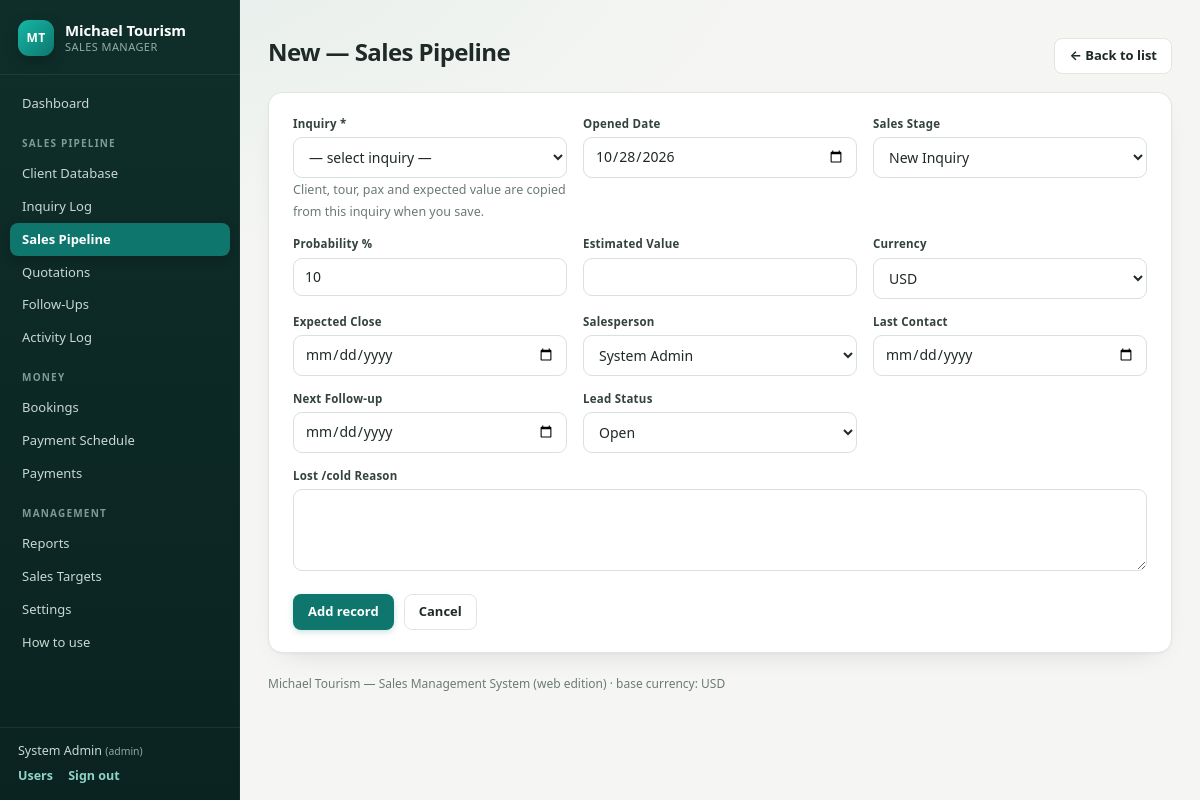
The app's page /index.php?page=pipeline&action=form (signed in) with its own data.
### tables this page shows
CREATE TABLE IF NOT EXISTS `users` (
  `id`            INT AUTO_INCREMENT PRIMARY KEY,
  `name`          VARCHAR(100) NOT NULL,
  `email`         VARCHAR(150) NOT NULL UNIQUE,
  `salt`          VARCHAR(64)  NOT NULL,
  `password_hash` VARCHAR(64)  NOT NULL,
  `role`          ENUM('admin','manager','sales') NOT NULL DEFAULT 'sales',
  `active`        TINYINT(1) NOT NULL DEFAULT 1,
  `created_at`    TIMESTAMP NOT NULL DEFAULT CURRENT_TIMESTAMP
);

### app/controllers/crud.php (called while the page is built, shortened)
<?php
function crud_options(string $type): array
{
    static $cache = [];
    $opts = [];
    if (strpos($type, 'list:') === 0) {
        $list = substr($type, 5);
        foreach (DB::all('SELECT value FROM list_items WHERE list_name = ? ORDER BY sort, value', [$list]) as $r) {
            $opts[] = $r['value'];
        }
    } elseif ($type === 'users') {
        foreach (DB::all('SELECT id, name FROM users WHERE active = 1 ORDER BY name') as $r) {
            $opts[$r['id']] = $r['name'];
        }
    } elseif (strpos($type, 'ref:') === 0) {
        switch (substr($type, 4)) {
            case 'inquiries':
                $opts = [null => '— select inquiry —'];
                foreach (DB::all("SELECT i.id, CONCAT('INQ-',LPAD(i.id,3,'0'),' — ',IFNULL(c.name,'(new client)'),' — ',i.tour) AS label
                                 FROM inquiries i LEFT JOIN clients c ON c.id=i.client_id ORDER BY i.id DESC") as $r)
                    $opts[$r['id']] = $r['label'];
                break;
        }
    } elseif ($type === 'currency') {
        foreach (DB::all('SELECT currency FROM fx_rates ORDER BY currency') as $r)
            $opts[$r['currency']] = $r['currency'];
        $base = base_currency();
        if (isset($opts[$base])) {
            $opts = [$base => $base] + $opts;
        }
    }
    return $cache[$type] = $opts;
}
function crud_form(string $module, int $id = 0): void
{
    $m = module_config($module);
    $row = null;
    view('crud_form', ['m' => $m, 'module' => $module, 'row' => $row, 'id' => $id]);
}

### app/Env.php (called while the page is built, shortened)
<?php
final class Env
{
    private static $values = [];
    public static function get(string $key, string $default = ''): string
    {
        $env = getenv($key);
        if ($env !== false && $env !== '') return $env;
        return self::$values[$key] ?? $default;
    }
}

### app/helpers.php (called while the page is built, shortened)
<?php
function e(?string $s): string
{
    return htmlspecialchars((string)$s, ENT_QUOTES, 'UTF-8');
}
function base_currency(): string
{
    return strtoupper(Env::get('BASE_CURRENCY', 'USD'));
}

### app/modules.php (called while the page is built, shortened)
<?php
function module_config(string $key): ?array
{
    static $modules = null;
    if ($modules === null) $modules = build_modules();
    return $modules[$key] ?? null;
}
function build_modules(): array
{
    $M = [];
    $M['payments'] = [
        'table'   => 'payments',
        'title'   => 'Payments',
        'prefix'  => 'PAY',
        'ordered' => 't.payment_date DESC, t.id DESC',
        'select'  => "
            SELECT t.*,
              CONCAT('PAY-',LPAD(t.id,3,'0'))                                     AS code,
              IF(t.booking_id IS NULL,'',CONCAT('BK-',LPAD(t.booking_id,3,'0')))  AS bk_code,
              c.name                                                              AS client_name,
              u.name                                                              AS sp_name,
              ROUND(COALESCE(t.amount,0) * COALESCE(fx.rate_to_base,1), 2)         AS base_amount
            FROM payments t
            LEFT JOIN bookings b ON b.id  = t.booking_id
            LEFT JOIN clients  c ON c.id  = b.client_id
            LEFT JOIN users    u ON u.id  = t.received_by
            LEFT JOIN fx_rates fx ON fx.currency = t.currency",
        'defaults' => [
            'payment_date' => 'today',
            'payment_type' => 'Deposit',
            'method'       => 'Bank Transfer',
        ],
        'cols' => [
            ['code', 'ID', 'code'],
            ['bk_code', 'Booking', 'code'],
            ['client_name', 'Client', 'text'],
            ['payment_date', 'Date', 'date'],
            ['invoice_ref', 'Invoice Ref', 'text'],
            ['payment_type', 'Type', 'text'],
            ['amount', 'Amount', 'money'],
            ['currency', 'Cur', 'text'],
            ['base_amount', 'Base Amount', 'money'],
            ['method', 'Method', 'text'],
            ['sp_name', 'Received By', 'text'],
            ['notes', 'Notes', 'text'],
        ],
        'fields' => [
            ['booking_id',   'Booking',     'ref:bookings', 'req'],
            ['payment_date', 'Payment Date', 'date',        'req'],
            ['invoice_ref',  'Invoice Ref', 'text'],
            ['payment_type', 'Payment Type', 'list:payment_type'],
            ['amount',       'Amount',      'money',        'req'],
            ['currency',     'Currency',    'currency'],
            ['method',       'Method',      'list:payment_method'],
            ['received_by',  'Received By', 'users'],
            ['notes',        'Notes',       'textarea'],
        ],
    ];
    $M['activities'] = [
        'table'   => 'activities',
        'title'   => 'Activity Log',
        'prefix'  => 'ACT',
        'ordered' => 't.activity_date DESC, t.id DESC',
        'select'  => "
            SELECT t.*,
              CONCAT('ACT-',LPAD(t.id,3,'0'))                                     AS code,
              CONCAT('INQ-',LPAD(t.inquiry_id,3,'0'))                             AS inq_code,
              c.name                                                              AS client_name,
              u.name                                                              AS sp_name
            FROM activities t
            LEFT JOIN inquiries i ON i.id = t.inquiry_id
            LEFT JOIN clients   c ON c.id = i.client_id
            LEFT JOIN users     u ON u.id = t.salesperson",
        'defaults' => [
            'activity_date' => 'today',
            'activity_type' => 'Call',
        ],
        'cols' => [
            ['code', 'ID', 'code'],
            ['activity_date', 'Date', 'date'],
            ['inq_code', 'Inquiry', 'code'],
            ['client_name', 'Client', 'text'],
            ['activity_type', 'Type', 'text'],
            ['summary', 'Summary', 'text'],
            ['next_action', 'Next Action', 'text'],
            ['next_action_date', 'Next Action Date', 'date'],
            ['sp_name', 'Salesperson', 'text'],
            ['duration_min', 'Min', 'int'],
        ],
        'fields' => [
            ['activity_date',    'Activity Date', 'date',          'req'],
            ['inquiry_id',       'Inquiry',       'ref:inquiries', 'req'],
            ['activity_type',    'Activity Type', 'list:activity_type'],
            ['summary',          'Summary',       'text',          'req'],
            ['next_action',      'Next Action',   'text'],
            ['next_action_date', 'Next Action Date', 'date'],
            ['salesperson',      'Salesperson',   'users'],
            ['duration_min',     'Duration (min)', 'int'],
        ],
    ];
    return $M;
}

### app/DB.php (called while the page is built, shortened)
<?php
final class DB
{
    private static $pdo = null;
    public static function pdo(): PDO
    {
        if (self::$pdo instanceof PDO) return self::$pdo;
        $dsn_host = Env::get('DB_HOST', '127.0.0.1');
        $dsn_port = Env::int('DB_PORT', 3306);
        $name     = Env::get('DB_NAME', '');
        $user     = Env::get('DB_USER', 'root');
        $pass     = Env::get('DB_PASS', '');
        $charset  = Env::get('DB_CHARSET', 'utf8mb4');
        $dsn = "mysql:host={$dsn_host};port={$dsn_port};dbname={$name};charset={$charset}";
        try {
            self::$pdo = new PDO($dsn, $user, $pass, [
                PDO::ATTR_ERRMODE            => PDO::ERRMODE_EXCEPTION,
                PDO::ATTR_DEFAULT_FETCH_MODE => PDO::FETCH_ASSOC,
                PDO::ATTR_EMULATE_PREPARES   => false,
            ]);
        } catch (PDOException $e) {
            http_response_code(500);
            error_log('DB connect failed: ' . $e->getMessage());
            exit('Database connection failed - check the credentials in .envWebVersion');
        }
        return self::$pdo;
    }
    public static function all(string $sql, array $params = []): array
    {
        $st = self::pdo()->prepare($sql);
        $st->execute($params);
        return $st->fetchAll();
    }
    public static function one(string $sql, array $params = []): ?array
    {
        $st = self::pdo()->prepare($sql);
        $st->execute($params);
        $row = $st->fetch();
        return $row === false ? null : $row;
    }
}

### app/Auth.php (called while the page is built, shortened)
<?php
final class Auth
{
    public static function user(): ?array
    {
        return DB::one('SELECT * FROM users WHERE id = ? AND active = 1', [$_SESSION['user_id']]);
    }
}

### app/views/crud_form.php (the view, shortened to what this page needs)
<div class="topbar">
  <h1><?= $id ? 'Edit' : 'New' ?> — <?= e($m['title']) ?><?= $id ? ' (' . code_of($m['prefix'], $id) . ')' : '' ?></h1>
  <a class="btn ghost" href="index.php?page=<?= e($module) ?>">← Back to list</a>
</div>
<div class="card form">
  <form method="post" action="index.php?page=<?= e($module) ?>&action=save">
    <div class="fgrid">
      <?php foreach ($m['fields'] as $f):
            [$name, $label, $type] = $f;
            $req = ($f[3] ?? '') === 'req';
            $val = $row[$name] ?? '';
            if ($val === null || $val === '') {
                $def = $m['defaults'][$name] ?? '';
                if ($def === 'today')             $val = date('Y-m-d');
                elseif ($def === '+3 days')       $val = date('Y-m-d', strtotime('+3 days'));
                elseif ($def === '+7 days')       $val = date('Y-m-d', strtotime('+7 days'));
                elseif ($def === 'current_month') $val = (int)date('n');
                elseif ($def === 'current_year')  $val = (int)date('Y');
                elseif ($def !== '')              $val = $def;
            }
            if ($type === 'users' && ($val === null || $val === '')) $val = $user['id'] ?? '';
            if ($type === 'currency' && ($val === null || $val === '')) $val = base_currency();
            $reqAttr = $req ? ' required' : '';
      ?>
        <div class="field <?= $type === 'textarea' ? 'span2' : '' ?>">
          <label><?= e($label) ?><?= $req ? ' *' : '' ?></label>
          <?php if ($type === 'text'): ?>
            <input type="text" name="<?= e($name) ?>" value="<?= e((string)$val) ?>"<?= $reqAttr ?>>
            <?php if ($name === 'new_client_name'): ?><small class="hint">Leave blank if the client is already in the list above.</small><?php endif; ?>
          <?php elseif ($type === 'email'): ?>
            <input type="email" name="<?= e($name) ?>" value="<?= e((string)$val) ?>"<?= $reqAttr ?>>
          <?php elseif ($type === 'date'): ?>
            <input type="date" name="<?= e($name) ?>" value="<?= e((string)$val) ?>"<?= $reqAttr ?>>
          <?php elseif ($type === 'int'): ?>
            <input type="number" step="1" name="<?= e($name) ?>" value="<?= $val === null ? '' : e((string)$val) ?>"<?= $reqAttr ?>>
          <?php elseif ($type === 'money'): ?>
            <input type="number" step="0.01" name="<?= e($name) ?>" value="<?= $val === null ? '' : e((string)$val) ?>"<?= $reqAttr ?>>
          <?php elseif ($type === 'textarea'): ?>
            <textarea name="<?= e($name) ?>" rows="3"<?= $reqAttr ?>><?= e((string)$val) ?></textarea>
          <?php elseif ($type === 'currency'): ?>
            <select name="<?= e($name) ?>"<?= $reqAttr ?>>
              <?php foreach (crud_options('currency') as $c): ?>
                <option value="<?= e($c) ?>" <?= (string)$val === $c ? 'selected' : '' ?>><?= e($c) ?></option>
              <?php endforeach; ?>
            </select>
          <?php elseif (strpos($type, 'list:') === 0): ?>
            <select name="<?= e($name) ?>"<?= $reqAttr ?>>
              <?php foreach (crud_options($type) as $o): ?>
                <option value="<?= e($o) ?>" <?= (string)$val === $o ? 'selected' : '' ?>><?= e($o) ?></option>
              <?php endforeach; ?>
            </select>
          <?php elseif ($type === 'users'): ?>
            <select name="<?= e($name) ?>"<?= $reqAttr ?>>
              <?php foreach (crud_options('users') as $uid => $uname): ?>
                <option value="<?= (int)$uid ?>" <?= (string)$val === (string)$uid ? 'selected' : '' ?>><?= e($uname) ?></option>
              <?php endforeach; ?>
            </select>
          <?php elseif (strpos($type, 'ref:') === 0): ?>
            <?php
              $ropts = crud_options($type);
              $inqOwners = [];
              if ($type === 'ref:inquiries') {
                  foreach (DB::all('SELECT id, assigned_to FROM inquiries') as $ir)
                      $inqOwners[(int)$ir['id']] = (int)$ir['assigned_to'];
              }
            ?>
            <select name="<?= e($name) ?>"<?= $reqAttr ?>>
              <?php foreach ($ropts as $rid => $rlabel): ?>
                <option value="<?= $rid === null ? '' : (int)$rid ?>"<?= $type === 'ref:inquiries' && isset($inqOwners[(int)$rid]) ? ' data-owner="' . $inqOwners[(int)$rid] . '"' : '' ?> <?= (string)$val === (string)$rid ? 'selected' : '' ?>><?= e($rlabel) ?></option>
              <?php endforeach; ?>
            </select>
            <?php if ($type === 'ref:inquiries'): ?>
              <small class="hint">Client, tour, pax and expected value are copied from this inquiry when you save.</small>
            <?php endif; ?>
          <?php endif; ?>
        </div>
      <?php endforeach; ?>
    </div>
    <div class="formfoot">
      <button class="btn primary" type="submit"><?= $id ? 'Save changes' : 'Add record' ?></button>
      <a class="btn ghost" href="index.php?page=<?= e($module) ?>">Cancel</a>
    </div>
  </form>
</div>

### app/views/layout.php (shortened to what this page needs)
?><!DOCTYPE html>
<html lang="en">
<head>
<link rel="stylesheet" href="assets/style.css">
</head>
<body class="<?= !empty($bare) ? 'bare' : '' ?>">
<?php if (!empty($bare)): ?>
  <?= $content ?>
<?php else: ?>
<div class="shell">
  <aside class="side">
    <div class="brand">
      <span class="mark">MT</span>
      <div class="brandtext"><b>Michael Tourism</b><span>Sales Manager</span></div>
    </div>
    <nav>
      <a href="index.php?page=dashboard" <?= ($page ?? '') === 'dashboard' ? 'class="on"' : '' ?>>Dashboard</a>
      <?php
        $groups = [
          'Sales Pipeline' => [
            ['clients',      'Client Database'],
            ['inquiries',    'Inquiry Log'],
            ['pipeline',     'Sales Pipeline'],
            ['quotations',   'Quotations'],
            ['followups',    'Follow-Ups'],
            ['activities',   'Activity Log'],
          ],
          'Money' => [
            ['bookings',     'Bookings'],
            ['schedule',     'Payment Schedule'],
            ['payments',     'Payments'],
          ],
          'Management' => [
            ['reports',      'Reports'],
            ['targets',      'Sales Targets'],
            ['settings',     'Settings'],
            ['help',         'How to use'],
          ],
        ];
        foreach ($groups as $label => $items): ?>
          <div class="navgrp"><?= e($label) ?></div>
          <?php foreach ($items as [$p, $txt]): ?>
            <a href="index.php?page=<?= $p ?>" <?= ($page ?? '') === $p ? 'class="on"' : '' ?>><?= e($txt) ?></a>
          <?php endforeach; ?>
        <?php endforeach; ?>
    </nav>
    <div class="me">
      <div><?= e($user['name'] ?? '') ?> <small>(<?= e($user['role'] ?? '') ?>)</small></div>
      <a href="index.php?page=users">Users</a>
      <a href="index.php?page=logout">Sign out</a>
    </div>
  </aside>
  <main class="main">
    <?= $content ?>
    <footer class="foot">Michael Tourism — Sales Management System (web edition) · base currency: <?= e($base_cur) ?></footer>
  </main>
</div>
<?php endif; ?>
</body>
</html>

### records on screen
users: name "System Admin", role "admin", assigned_to "System Admin"

### other values on screen
$label "SALES PIPELINE"
$txt "Client Database"
$txt "Inquiry Log"
$txt "Sales Pipeline"
$txt "Quotations"
$txt "Follow-Ups"
$txt "Activity Log"
$label "MONEY"
$txt "Bookings"
$txt "Payment Schedule"
$txt "Payments"
$label "MANAGEMENT"
$txt "Reports"
$txt "Sales Targets"
$txt "Settings"
